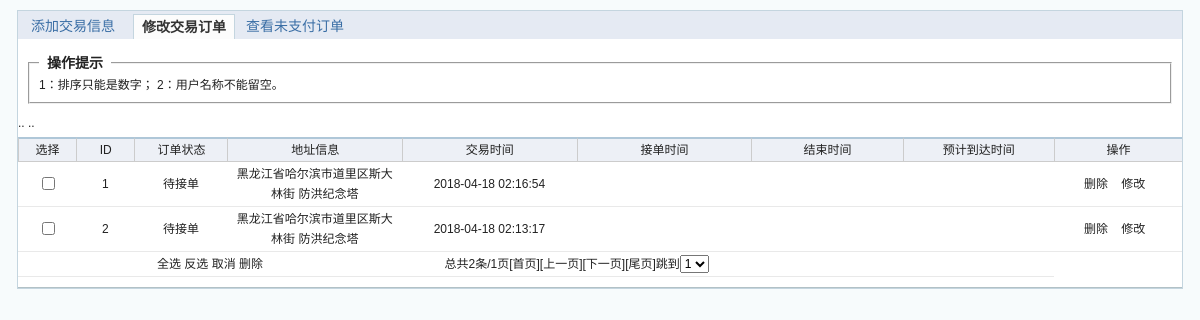
Page /jyzfz_admin/order.inc.php on the committed database.
### tables this page shows
CREATE TABLE `lo_order` (
  `id` int(11) NOT NULL AUTO_INCREMENT,
  `name` varchar(20) DEFAULT NULL,
  `hsuser` varchar(20) DEFAULT NULL,
  `jtime` datetime DEFAULT NULL,
  `ytime` varchar(255) DEFAULT NULL,
  `stime` datetime DEFAULT NULL,
  `conid` int(11) DEFAULT NULL,
  `ftime` datetime DEFAULT NULL,
  `isfinish` varchar(10) DEFAULT NULL,
  `isstart` varchar(10) DEFAULT NULL,
  `lastprice` varchar(20) DEFAULT NULL,
  `addname` varchar(100) DEFAULT NULL,
  `addpeo` varchar(20) DEFAULT NULL,
  `addtel` varchar(20) DEFAULT NULL,
  `addinf` varchar(100) DEFAULT NULL,
  `addlng` varchar(20) DEFAULT NULL,
  `addlat` varchar(20) DEFAULT NULL,
  `usershow` varchar(5) DEFAULT NULL,
  `hsshow` varchar(5) DEFAULT NULL,
  PRIMARY KEY (`id`),
  KEY `conid` (`conid`)
);

### includes/MyDb.php (called while the page is built, shortened)
<?php
class MyDb
{
    public function __construct($dbname,$host="qdm190234501.my3w.com",$user="qdm190234501",$pwd="zfz666666",$charset="SET NAMES UTF8")
    {
        $this->dbname = $dbname;
        $this->host = $host;
        $this->user = $user;
        $this->pwd = $pwd;
        $this->charset = $charset;
    }
    public function query($sql)
    {
        return @mysql_query($sql);
    }
    public function fetch($res)
    {
        return @mysql_fetch_array($res);
    }
    public function rows($res)
    {
        return @mysql_num_rows($res);
    }
    public function get_all($tablename,$where="",$column="*",$order="",$limit="",$join="",$group="")
    {
       $res =  $this->select_num($tablename,$where,$column,$order,$join,$limit,$group);
       $arr = array();
        while($row = $this->fetch($res)){
            $arr[] = $row;
        }
        return $arr;
    }
    private  function getTableName($tableName,$tablePrifx="lo_")
    {
        return $tablePrifx.$tableName;
    }
    public function select_num($tablename,$where="",$column="*",$order=null,$join=null,$limit=null,$group=null)
    {
        $tablename = self::getTableName($tablename);
        $sql = "select {$column}  from {$tablename}";
        if($where){
            $sql.=" where {$where}";
        }
        if($order){
            $sql.=" order by {$order}";
        }
        if($limit){
            $sql.=" limit {$limit}";
        }
        return $this->query($sql);
    }
}

### includes/init.php (called while the page is built, shortened)
<?php
include(ROOT."includes/MyDb.php");
include(ROOT."includes/f.php");
$Db = new MyDb("qdm190234501_db");

### jyzfz_admin/order.inc.php (the view, shortened to what this page needs)
<?php
include( "../includes/init.php" );
?>
<!DOCTYPE html PUBLIC "-//W3C//DTD XHTML 1.0 Transitional//EN" "http://www.w3.org/TR/xhtml1/DTD/xhtml1-transitional.dtd">
<html xmlns="http://www.w3.org/1999/xhtml">
<head>
	<link rel="stylesheet" type="text/css" href="css/style.css"/>
	<link rel="stylesheet" href="css/zzstyle.css">
</head>
<body>
	<div id="wrap">
		<div class="tab">
			<ul>
				 <li><a href="add.add.php">添加交易信息</a>
					</li>
					<li><a href="add.add.php" class="on">修改交易订单</a>
					</li>
					<li><a href="add.add.php" >查看未支付订单</a>
					</li>
			</ul>
		</div>
		<div class="main">
			<form name="myform" method="post" action="">
				<fieldset>
					<legend>操作提示</legend>
					1：排序只能是数字； 2：用户名称不能留空。<span id="er"></span>
				</fieldset>
				<table cellspacing="0" class="datalist" id="list" width="98%">
					<tr>
						<th width="5%">选择</th>
						<th width="5%">ID</th>
						<th width="8%">订单状态</th>
						<th width="15%">地址信息 </th>
						<th width="15%">交易时间</th>
						<th width="15%">接单时间</th>
						<th width="13%">结束时间</th>
						<th width="13%">预计到达时间</th>
						<th width="20%">操作</th>
					</tr>
					<?php
					$username = $_GET[ 'username' ];
					$hsuser= $_GET[ 'hsuser' ];
					if($hsuser==''){
						$where = "name $username";
					}else{
						$where = "name $username and hsuser $hsuser";
					}
					$url = "&username=".$username."&hsuser=".$hsuser;
					$sql = "select * from lo_order where $where";
					$res = $Db->query( $sql );
					$count = $Db->rows( $res );
					$f = new Page( $count, 2, $url );
					$arr = $Db->get_all( "order", $where, "*", "id desc", $f->limit());
					$temp = 0;
					foreach ( $arr as $row ) {
						$temp++;
						?>
					<tr onMouseOver="this.style.backgroundColor='#79D3FF'" onMouseOut="this.style.backgroundColor='#fff'">
						<td align="center"><input type="checkbox" name="id[]" id="id[]" value="<?php echo $row['id']?>"/>
						</td>
						<td align="center">
							<?php echo $temp?>
						</td>
						<td align="center">
							<?php
								if($row['jtime']==""&&$row['ftime']==""){
									echo("待接单");
								}else if($row['stime']!=""&&$row['ftime']==""){
									echo "已进行";
								}else{
									echo "已完成";
								}
							?>
						</td>..
						<td align="center">
							<?php echo $row['addname']?> <?php echo $row['addinf']?>
						</td>
						<td align="center">
							<?php echo $row['stime']?>
						</td>
						<td align="center">
						</td>
						<td align="center">
						</td>
						<td align="center">
						</td>
						<td align="center">
							<a onclick="return confirm('确定删除?')" href="order_check.php?id=<?php echo $row['id']?>&amp;action=del&amp;username=<?php echo $username ?>">删除</a> &nbsp;&nbsp;
							<a href="order.edit.php?id=<?php echo $row['id']?>" title="修改" class="thickbox">修改</a> &nbsp;</td>
					</tr>
					<?php
					}
					?>
					<tr>
						<td colspan="4" align="center"><a href="javascript:alls()">全选</a> <a href="javascript:invert()">反选</a> <a href="javascript:removeall()">取消</a> <a href="javascript:dels('order_check.php?action=del_all&username=<?php echo $username?>')">删除</a>
						</td>
						<td colspan="2" align="center">
							<?php echo $f->PageShow()?>
						</td>
						<td align="center">&nbsp;</td>
						<td align="center">&nbsp;</td>
					</tr>
				</table>
			</form>
		</div>
	</div>
</body>
</html>

### jyzfz_admin/css/style.css (style rules this page uses)
body { text-align:center;margin:0 auto;background:rgb(247,251,252);font-family:"宋体",Arial, Helvetica, sans-serif }
body,table,td,th,ul,li { font-size:12px;line-height:150%; color:#222222 }
body { background:rgb(247,251,252); }
a { color:#3A6EA5;text-decoration:none; }
ul, li , dl, dt, dd, form { margin:0;padding:0;list-style:none; }
input, textarea { padding:3px;font-size:12px;margin-right:2px; }
fieldset { margin:10px;position:relative }
legend { font-weight:bold;font-size:14px;padding:0 8px; }
#wrap { margin:10px auto; margin-bottom:0px; border:1px #C4D5DF solid;background:#FFF; width:97%; }
.tab { width:100%;height:28px;overflow:hidden;background:#e5eaf3 }
.tab ul { width:100%;height:28px;overflow:hidden;background:url(../../jyzfz_admin/images/tab_bg.gif) bottom repeat-x; }
.tab ul li { float:left;margin:3px 5px;font-size:14px }
.tab ul li a { display:block;width:100px;height:24px;line-height:24px; }
.tab ul li a.on { background:#fcfcfc;color:#333;font-weight:bold;border:1px solid #C4D5DF;border-bottom:none;border-bottom:none;position:relative;z-index:10;bottom:0px; }
.main { border-bottom:1px #B2C1C6 solid; overflow:hidden;padding:5px 0;text-align:left; bottom:0px }
.datalist { width:100%; margin:5px 0px; overflow:hidden }
.datalist th { border-top:2px solid #afc7d8;background:#edf0f6;font-weight:normal;border-bottom:1px solid #ccc;border-left:1px solid #ccc;text-align:center;padding:2px; }
.datalist td { font-size:12px;padding:2px 5px;border-bottom:1px solid #e9e9e9; line-height:20px }
.datalist td a { color:#222222 }

### rows in the picture
lo_order: shows "待接单", addname "黑龙江省哈尔滨市道里区斯大林街", addinf "防洪纪念塔", stime "2018-04-18 02:16:54"
lo_order: shows "待接单", addname "黑龙江省哈尔滨市道里区斯大林街", addinf "防洪纪念塔", stime "2018-04-18 02:13:17"

### other values in the picture
$f->PageShow() "总共2条/1页"
form field totalpage "1"
